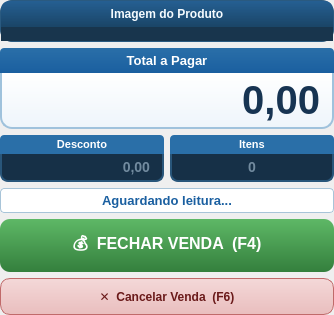
      <widget class="QFrame" name="frameRightPanel">
       <property name="styleSheet">
        <string notr="true">QFrame#frameRightPanel{background-color:#173046;border:1px solid #214b6a;border-radius:12px;}</string>
       </property>
       <layout class="QVBoxLayout" name="rightPanelVLayout">
        <property name="spacing">
         <number>6</number>
        </property>
        <property name="leftMargin">
         <number>0</number>
        </property>
        <property name="topMargin">
         <number>0</number>
        </property>
        <property name="rightMargin">
         <number>0</number>
        </property>
        <property name="bottomMargin">
         <number>0</number>
        </property>
        <item>
         <widget class="QFrame" name="frameImagem">
          <property name="styleSheet">
           <string notr="true">QFrame#frameImagem{background-color:#102233;border:1px solid #2a5a80;border-radius:12px;}</string>
          </property>
          <layout class="QVBoxLayout" name="imagemVLayout">
           <property name="spacing">
            <number>0</number>
           </property>
           <property name="leftMargin">
            <number>0</number>
           </property>
           <property name="topMargin">
            <number>0</number>
           </property>
           <property name="rightMargin">
            <number>0</number>
           </property>
           <property name="bottomMargin">
            <number>0</number>
           </property>
           <item>
            <widget class="QLabel" name="lblImagemHeader">
             <property name="styleSheet">
              <string notr="true">QLabel{background:qlineargradient(x1:0,y1:0,x2:0,y2:1,stop:0 #255f92,stop:1 #1a4567);color:#f5fbff;font-weight:bold;font-size:12px;padding:6px 10px;border-top-left-radius:8px;border-top-right-radius:8px;}</string>
             </property>
             <property name="text">
              <string>Imagem do Produto</string>
             </property>
             <property name="alignment">
              <set>Qt::AlignCenter</set>
             </property>
            </widget>
           </item>
           <item>
            <widget class="QLabel" name="lblImagemProduto">
             <property name="styleSheet">
              <string notr="true">QLabel{background-color:#18354d;color:#8fb8d8;}</string>
             </property>
             <property name="text">
              <string/>
             </property>
             <property name="scaledContents">
              <bool>false</bool>
             </property>
             <property name="alignment">
              <set>Qt::AlignCenter</set>
             </property>
            </widget>
           </item>
          </layout>
         </widget>
        </item>
        <item>
         <widget class="QFrame" name="frameTotalAPagarGroup">
          <property name="styleSheet">
           <string notr="true">QFrame#frameTotalAPagarGroup{background-color:transparent;}</string>
          </property>
          <layout class="QVBoxLayout" name="totalAPagarGroupVLayout">
           <property name="spacing">
            <number>0</number>
           </property>
           <property name="leftMargin">
            <number>0</number>
           </property>
           <property name="topMargin">
            <number>0</number>
           </property>
           <property name="rightMargin">
            <number>0</number>
           </property>
           <property name="bottomMargin">
            <number>0</number>
           </property>
           <item>
            <widget class="QLabel" name="lblTotalAPagarTitle">
             <property name="styleSheet">
              <string notr="true">QLabel{background:qlineargradient(x1:0,y1:0,x2:0,y2:1,stop:0 #2a6fa8,stop:1 #1a5fa0);color:white;font-size:13px;font-weight:bold;padding:5px 8px;border-top-left-radius:4px;border-top-right-radius:4px;}</string>
             </property>
             <property name="text">
              <string>Total a Pagar</string>
             </property>
             <property name="alignment">
              <set>Qt::AlignCenter</set>
             </property>
            </widget>
           </item>
           <item>
            <widget class="QFrame" name="frameTotalAPagar">
             <property name="styleSheet">
              <string notr="true">
                QFrame#frameTotalAPagar{background:qlineargradient(x1:0,y1:0,x2:0,y2:1,stop:0 #ffffff,stop:1 #eef5fb);border:2px solid #9fc2dc;border-top:none;border-bottom-left-radius:12px;border-bottom-right-radius:12px;}
               </string>
             </property>
             <layout class="QHBoxLayout" name="totalAPagarHL">
              <property name="leftMargin">
               <number>10</number>
              </property>
              <property name="topMargin">
               <number>4</number>
              </property>
              <property name="rightMargin">
               <number>12</number>
              </property>
              <property name="bottomMargin">
               <number>4</number>
              </property>
              <item>
               <widget class="QLabel" name="lblTotalAPagarValor">
                <property name="styleSheet">
                 <string notr="true">font-size:40px;font-weight:bold;color:#173452;</string>
                </property>
                <property name="text">
                 <string>0,00</string>
                </property>
                <property name="alignment">
                 <set>Qt::AlignRight|Qt::AlignTrailing|Qt::AlignVCenter</set>
                </property>
               </widget>
              </item>
             </layout>
            </widget>
           </item>
          </layout>
         </widget>
        </item>
        <item>
         <layout class="QHBoxLayout" name="descontoItensHL">
          <property name="spacing">
           <number>6</number>
          </property>
          <item>
           <widget class="QFrame" name="frameDescontoGroup">
            <property name="styleSheet">
             <string notr="true">QFrame#frameDescontoGroup{background-color:transparent;}</string>
            </property>
            <layout class="QVBoxLayout" name="descontoGroupVL">
             <property name="spacing">
              <number>0</number>
             </property>
             <property name="leftMargin">
              <number>0</number>
             </property>
             <property name="topMargin">
              <number>0</number>
             </property>
             <property name="rightMargin">
              <number>0</number>
             </property>
             <property name="bottomMargin">
              <number>0</number>
             </property>
             <item>
              <widget class="QLabel" name="lblDescontoHeader">
               <property name="styleSheet">
                <string notr="true">QLabel{background-color:#2a6fa8;color:white;font-weight:bold;font-size:11px;padding:3px 6px;border-top-left-radius:4px;border-top-right-radius:4px;}</string>
               </property>
               <property name="text">
                <string>Desconto</string>
               </property>
               <property name="alignment">
                <set>Qt::AlignCenter</set>
               </property>
              </widget>
             </item>
             <item>
              <widget class="QLineEdit" name="lineEditDesconto">
               <property name="styleSheet">
                <string notr="true">QLineEdit{background-color:#163047;border:2px solid #29567a;border-top:none;border-bottom-left-radius:8px;border-bottom-right-radius:8px;font-size:14px;font-weight:bold;color:#cde5f8;padding:4px 10px;}QLineEdit:hover{background-color:#193650;}</string>
               </property>
               <property name="alignment">
                <set>Qt::AlignRight|Qt::AlignTrailing|Qt::AlignVCenter</set>
               </property>
               <property name="readOnly">
                <bool>true</bool>
               </property>
               <property name="placeholderText">
                <string>0,00</string>
               </property>
              </widget>
             </item>
            </layout>
           </widget>
          </item>
          <item>
           <widget class="QFrame" name="frameItensGroup">
            <property name="styleSheet">
             <string notr="true">QFrame#frameItensGroup{background-color:transparent;}</string>
            </property>
            <layout class="QVBoxLayout" name="itensGroupVL">
             <property name="spacing">
              <number>0</number>
             </property>
             <property name="leftMargin">
              <number>0</number>
             </property>
             <property name="topMargin">
              <number>0</number>
             </property>
             <property name="rightMargin">
              <number>0</number>
             </property>
             <property name="bottomMargin">
              <number>0</number>
             </property>
             <item>
              <widget class="QLabel" name="lblItensHeader">
               <property name="styleSheet">
                <string notr="true">QLabel{background-color:#2a6fa8;color:white;font-weight:bold;font-size:11px;padding:3px 6px;border-top-left-radius:4px;border-top-right-radius:4px;}</string>
               </property>
               <property name="text">
                <string>Itens</string>
               </property>
               <property name="alignment">
                <set>Qt::AlignCenter</set>
               </property>
              </widget>
             </item>
             <item>
              <widget class="QLineEdit" name="lineEditTotalItens">
               <property name="styleSheet">
                <string notr="true">QLineEdit{background-color:#163047;border:2px solid #29567a;border-top:none;border-bottom-left-radius:8px;border-bottom-right-radius:8px;font-size:14px;font-weight:bold;color:#cde5f8;padding:4px 10px;}QLineEdit:hover{background-color:#193650;}</string>
               </property>
               <property name="alignment">
                <set>Qt::AlignCenter</set>
               </property>
               <property name="readOnly">
                <bool>true</bool>
               </property>
               <property name="placeholderText">
                <string>0</string>
               </property>
              </widget>
             </item>
            </layout>
           </widget>
          </item>
         </layout>
        </item>
        <item>
         <widget class="QLabel" name="lblStatusVenda">
          <property name="styleSheet">
           <string notr="true">
             QLabel {
              background-color: white;
              border: 1px solid #a8c4d8;
              border-radius: 4px;
              font-size: 13px;
              font-weight: bold;
              color: #1a5fa0;
              padding: 4px 8px;
             }
            </string>
          </property>
          <property name="text">
           <string>Aguardando leitura...</string>
          </property>
          <property name="alignment">
           <set>Qt::AlignCenter</set>
          </property>
         </widget>
        </item>
        <item>
         <widget class="QPushButton" name="btnFecharVenda">
          <property name="styleSheet">
           <string notr="true">
             QPushButton{background:qlineargradient(x1:0,y1:0,x2:0,y2:1,stop:0 #5eb866,stop:1 #347f3d);color:white;font-size:16px;font-weight:bold;border:none;border-radius:10px;padding:12px;}
             QPushButton:hover{background:qlineargradient(x1:0,y1:0,x2:0,y2:1,stop:0 #68c868,stop:1 #488a48);}
             QPushButton:pressed{background:qlineargradient(x1:0,y1:0,x2:0,y2:1,stop:0 #3a8a3a,stop:1 #286028);}
             QPushButton:disabled{background:#9dbfda;color:#c0d8ec;}
            </string>
          </property>
          <property name="text">
           <string>💰  FECHAR VENDA  (F4)</string>
          </property>
          <property name="shortcut">
           <string>F4</string>
          </property>
         </widget>
        </item>
        <item>
         <widget class="QPushButton" name="btnCancelarVenda">
          <property name="styleSheet">
           <string notr="true">
             QPushButton{background:qlineargradient(x1:0,y1:0,x2:0,y2:1,stop:0 #f4d8d8,stop:1 #e9bebe);color:#6a1a1a;font-size:12px;font-weight:bold;border:1px solid #c06a6a;border-radius:10px;padding:10px;}
             QPushButton:hover{background:#f8d8d8;border-color:#aa4444;}
             QPushButton:pressed{background:#e8b8b8;}
            </string>
          </property>
          <property name="text">
           <string>✕  Cancelar Venda  (F6)</string>
          </property>
          <property name="shortcut">
           <string>F6</string>
          </property>
         </widget>
        </item>
       </layout>
      </widget>
